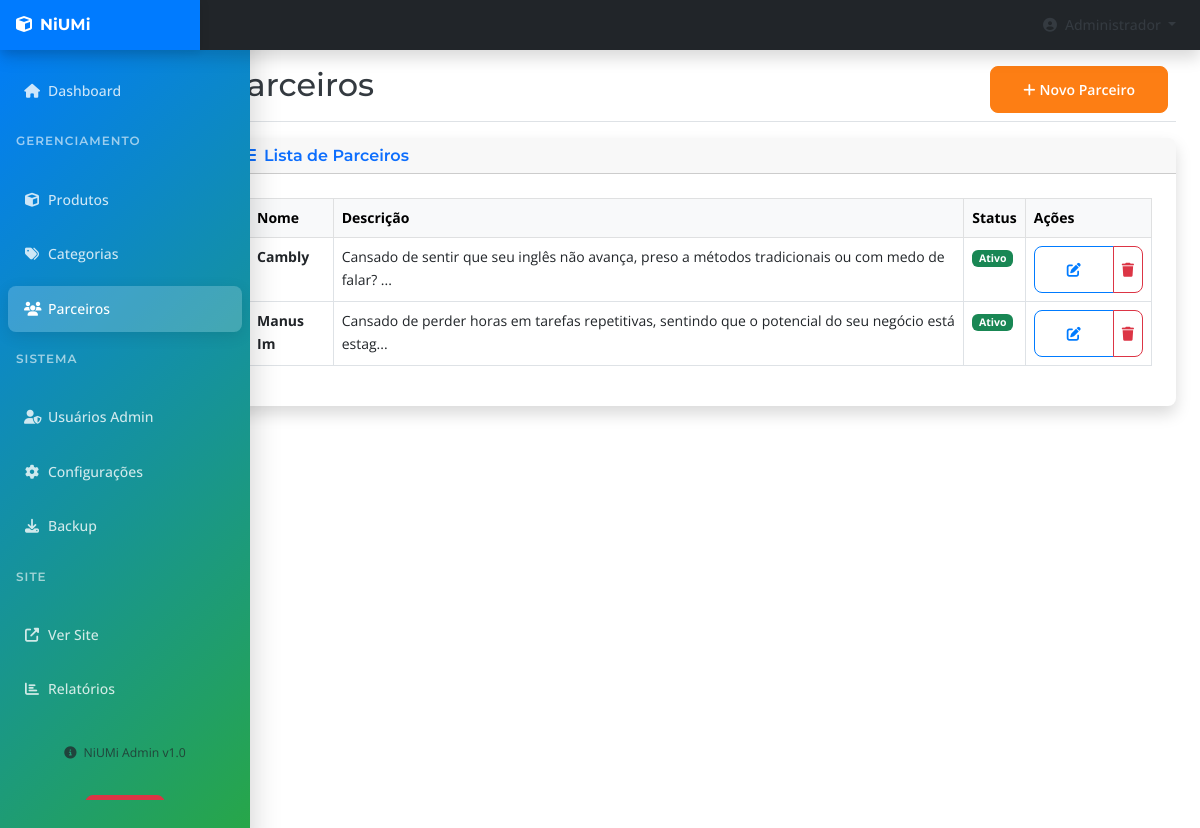
The page /admin/parceiros.php (signed in) on the database its author committed.
### tables this page shows
CREATE TABLE `parceiros` (
  `id` int(11) NOT NULL AUTO_INCREMENT,
  `nome` varchar(100) NOT NULL,
  `email` varchar(150) DEFAULT NULL,
  `descricao` text DEFAULT NULL,
  `redes_sociais` longtext DEFAULT NULL CHECK (json_valid(`redes_sociais`)),
  `data_criacao` timestamp NULL DEFAULT current_timestamp(),
  `data_atualizacao` timestamp NULL DEFAULT current_timestamp() ON UPDATE current_timestamp(),
  `ativo` tinyint(1) DEFAULT 1,
  PRIMARY KEY (`id`)
);

### admin/parceiros.php (the view, shortened to what this page needs)
<?php
require_once '../includes/config.php';
$action = $_GET['action'] ?? 'list';
try {
    $stmt = $pdo->query("SELECT * FROM parceiros ORDER BY nome");
    $parceiros = $stmt->fetchAll(PDO::FETCH_ASSOC);
} catch(PDOException $e) {
    $parceiros = [];
}
$parceiro = null;
include 'templates/admin_header.php';
?>
<div class="container-fluid">
    <div class="row">
        <?php include 'templates/admin_sidebar.php'; ?>
        <main class="col-md-9 ms-sm-auto col-lg-10 px-md-4">
            <div class="d-flex justify-content-between flex-wrap flex-md-nowrap align-items-center pt-3 pb-2 mb-3 border-bottom">
                <h1 class="h2">
                    <?php if ($action === 'add'): ?>
                        Adicionar Parceiro
                    <?php elseif ($action === 'edit'): ?>
                        Editar Parceiro
                    <?php else: ?>
                        Parceiros
                    <?php endif; ?>
                </h1>
                <?php if ($action === 'list'): ?>
                <div class="btn-toolbar mb-2 mb-md-0">
                    <div class="btn-group me-2">
                        <a href="parceiros.php?action=add" class="btn btn-sm btn-primary">
                            <i class="fas fa-plus me-1"></i>Novo Parceiro
                        </a>
                    </div>
                </div>
                <?php endif; ?>
            </div>
            <?php if ($action === 'add' || $action === 'edit'): ?>
            <div class="row">
                <div class="col-lg-8">
                    <div class="card shadow">
                        <div class="card-header">
                            <h6 class="m-0 font-weight-bold text-primary">
                                <i class="fas fa-users me-2"></i>
                                <?php echo $action === 'add' ? 'Novo Parceiro' : 'Editar Parceiro'; ?>
                            </h6>
                        </div>
                        <div class="card-body">
                            <form method="POST">
                                <div class="mb-3">
                                    <label for="nome" class="form-label">Nome do Parceiro *</label>
                                    <input type="text" class="form-control" id="nome" name="nome"
                                           value="<?php echo htmlspecialchars($parceiro['nome'] ?? ''); ?>" required>
                                </div>
                                <div class="mb-3">
                                    <label for="descricao" class="form-label">Descrição</label>
                                    <textarea class="form-control" id="descricao" name="descricao" rows="4"><?php echo htmlspecialchars($parceiro['descricao'] ?? ''); ?></textarea>
                                </div>
                                <div class="mb-3">
                                    <div class="form-check">
                                        <input class="form-check-input" type="checkbox" id="ativo" name="ativo"
                                               <?php echo ($parceiro['ativo'] ?? 1) ? 'checked' : ''; ?>>
                                        <label class="form-check-label" for="ativo">
                                            Parceiro Ativo
                                        </label>
                                    </div>
                                </div>
                                <div class="d-grid gap-2 d-md-flex justify-content-md-end">
                                    <a href="parceiros.php" class="btn btn-outline-secondary me-md-2">
                                        <i class="fas fa-times me-1"></i>Cancelar
                                    </a>
                                    <button type="submit" class="btn btn-primary">
                                        <i class="fas fa-save me-1"></i>
                                        <?php echo $action === 'add' ? 'Adicionar' : 'Atualizar'; ?>
                                    </button>
                                </div>
                            </form>
                        </div>
                    </div>
                </div>
                <div class="col-lg-4">
                    <div class="card shadow">
                        <div class="card-header">
                            <h6 class="m-0 font-weight-bold text-primary">
                                <i class="fas fa-info-circle me-2"></i>Informações
                            </h6>
                        </div>
                        <div class="card-body">
                            <p class="text-muted mb-3">
                                <small>
                                    <i class="fas fa-lightbulb me-1"></i>
                                    Os parceiros podem ser exibidos na página principal do site.
                                </small>
                            </p>
                            <?php if ($parceiro): ?>
                            <div class="mb-3">
                                <strong>ID:</strong><br>
                                <code><?php echo $parceiro['id']; ?></code>
                            </div>
                            <?php endif; ?>
                        </div>
                    </div>
                </div>
            </div>
            <?php else: ?>
            <div class="card shadow">
                <div class="card-header">
                    <h6 class="m-0 font-weight-bold text-primary">
                        <i class="fas fa-list me-2"></i>Lista de Parceiros
                    </h6>
                </div>
                <div class="card-body">
                    <?php if (empty($parceiros)): ?>
                    <div class="text-center py-4">
                        <i class="fas fa-inbox fa-3x text-muted mb-3"></i>
                        <p class="text-muted">Nenhum parceiro cadastrado ainda.</p>
                        <a href="parceiros.php?action=add" class="btn btn-primary">
                            <i class="fas fa-plus me-2"></i>Adicionar Primeiro Parceiro
                        </a>
                    </div>
                    <?php else: ?>
                    <div class="table-responsive">
                        <table class="table table-bordered table-hover">
                            <thead class="table-light">
                                <tr>
                                    <th>Nome</th>
                                    <th>Descrição</th>
                                    <th>Status</th>
                                    <th width="120">Ações</th>
                                </tr>
                            </thead>
                            <tbody>
                                <?php foreach ($parceiros as $parceiro): ?>
                                <tr>
                                    <td><strong><?php echo htmlspecialchars($parceiro['nome']); ?></strong></td>
                                    <td><?php echo htmlspecialchars(substr($parceiro['descricao'] ?: '-', 0, 100)); ?><?php echo strlen($parceiro['descricao']) > 100 ? '...' : ''; ?></td>
                                    <td>
                                        <?php if ($parceiro['ativo']): ?>
                                        <span class="badge bg-success">Ativo</span>
                                        <?php else: ?>
                                        <span class="badge bg-danger">Inativo</span>
                                        <?php endif; ?>
                                    </td>
                                    <td>
                                        <div class="btn-group" role="group">
                                            <a href="parceiros.php?action=edit&id=<?php echo $parceiro['id']; ?>"
                                               class="btn btn-sm btn-outline-primary" title="Editar">
                                                <i class="fas fa-edit"></i>
                                            </a>
                                            <button type="button" class="btn btn-sm btn-outline-danger"
                                                    onclick="confirmarExclusao(<?php echo $parceiro['id']; ?>, '<?php echo htmlspecialchars($parceiro['nome']); ?>')"
                                                    title="Excluir">
                                                <i class="fas fa-trash"></i>
                                            </button>
                                        </div>
                                    </td>
                                </tr>
                                <?php endforeach; ?>
                            </tbody>
                        </table>
                    </div>
                    <?php endif; ?>
                </div>
            </div>
            <?php endif; ?>
        </main>
    </div>
</div>
<?php include 'templates/admin_footer.php'; ?>

### assets/css/style.css (style rules this page uses)
:root { --primary-blue: #007BFF; --secondary-green: #28A745; --light-gray: #F8F9FA; --dark-gray: #343A40; --white: #FFFFFF; --accent-orange: #FD7E14; --accent-yellow: #FFC107; --font-heading: 'Montserrat', sans-serif; --font-body: 'Open Sans', sans-serif; --border-radius: 8px; --box-shadow: 0 2px 10px rgba(0, 0, 0, 0.1); --transition: all 0.3s ease; }
* { margin: 0; padding: 0; box-sizing: border-box; }
body { font-family: var(--font-body); line-height: 1.6; color: var(--dark-gray); background-color: var(--light-gray); }
h1, h2, h3, h4, h5, h6 { font-family: var(--font-heading); font-weight: 600; margin-bottom: 1rem; color: var(--dark-gray); }
h1 { font-size: 2.5rem; }
h6 { font-size: 1rem; }
a { color: var(--primary-blue); text-decoration: none; transition: var(--transition); }
.btn-primary { background-color: var(--accent-orange); border-color: var(--accent-orange); font-weight: 600; padding: 0.75rem 2rem; border-radius: var(--border-radius); transition: var(--transition); }
.btn-outline-primary { color: var(--primary-blue); border-color: var(--primary-blue); font-weight: 600; padding: 0.75rem 2rem; border-radius: var(--border-radius); transition: var(--transition); }
.card { border: none; border-radius: var(--border-radius); box-shadow: var(--box-shadow); transition: var(--transition); overflow: hidden; background-color: var(--white); }
.card-body { padding: 1.5rem; }

### admin/templates/admin_header.php (style rules this page uses)
:root { --sidebar-width: 250px; }
body { font-size: 0.875rem; background: #f8f9fa; }
main { margin-left: var(--sidebar-width); background: var(--white); min-height: 100vh; }
.card { border-radius: var(--border-radius); box-shadow: 0 4px 15px rgba(0, 0, 0, 0.1); border: none; }
.btn { border-radius: var(--border-radius); font-weight: 600; transition: var(--transition); }

### rows shown on the page
parceiros: nome "Cambly", descricao "Cansado de sentir que seu inglês não avança, preso a métodos tradicionais ou com medo de falar?", ativo "Ativo"
parceiros: nome "Manus Im", descricao "Cansado de perder horas em tarefas repetitivas, sentindo que o potencial do seu negócio está estag", ativo "Ativo"

### other values the page prints
$_SESSION['admin_nome'] "Administrador"
